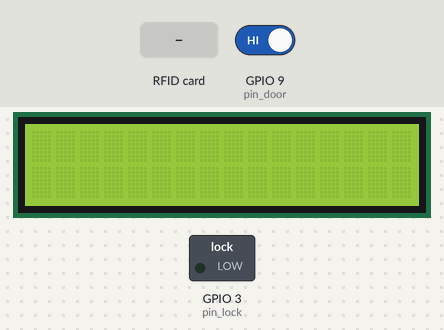
A sketch run on a simulated ESP32. Parts: 16×2 character LCD, switched loads named in the sketch (green lamp = pin HIGH). The test bench sets the inputs (shaded band); at power-on: GPIO 9 (pin_door) HIGH. What the sketch prints to the serial monitor is not drawn.

Above: at 1.2 s.
1.3 s: RFID card 5E 7A 19 C4 held to the reader
At 3.3 s:
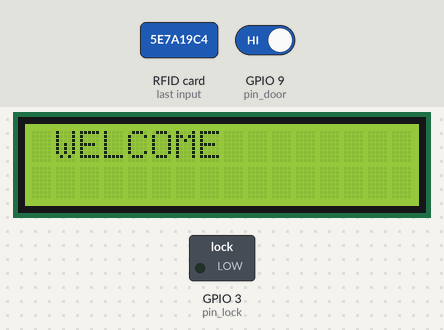
4.2 s: GPIO 9 (pin_door) driven LOW
At 6.0 s:
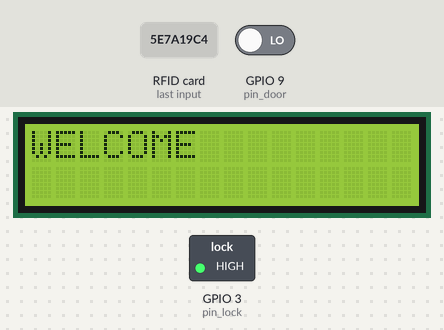
6.7 s: GPIO 9 (pin_door) driven HIGH
At 8.3 s:
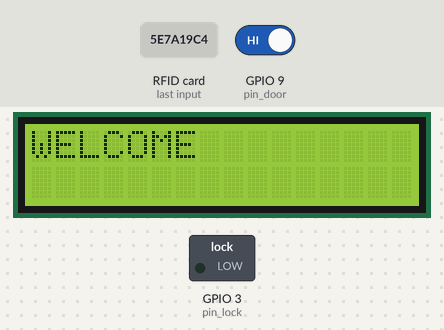
Timing chart, 0 to 9.8 s (numbered marks = the images above; inputs shaded):
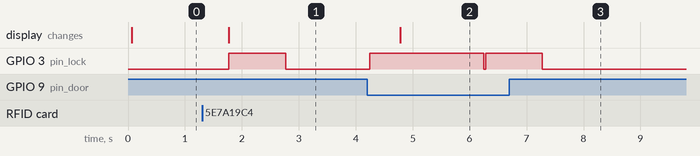

The sketch:

ble-door.ino
```cpp
#include <LiquidCrystal_I2C.h>
#include <SPI.h>
#include <MFRC522.h>


int pin_rfid_rst = 10;
int pin_rfid_ss = 2;
int pin_lock = 3;
int pin_door = 9;
int pin_lcd_clk = 8;
int pin_lcd_sda = 7;
LiquidCrystal_I2C lcd(0x27, 16, 2);

TaskHandle_t door_task_handle;
QueueHandle_t display_message_queue;


char *open_door_message_success = "WELCOME";
char *open_door_message_failed = "ACCESS DENIED";

void setup() {
  // put your setup code here, to run once:
  Serial.begin(115200);


  display_message_queue = xQueueCreate(10, sizeof(char *));

  xTaskCreate(taskDoorHandle, "Button open door", 1024, NULL, 1, NULL);
  xTaskCreate(taskOpenDoor, "Door open", 1024, NULL, 1, &door_task_handle);
  xTaskCreate(taskDisplay, "Display", 1024, NULL, 1, NULL);
  xTaskCreate(taskRead, "Read RFID", 4096, NULL, 1, NULL);
}
void loop() {}


void taskRead(void *p) {
  SPI.begin();                                 // Init SPI bus
  MFRC522 mfrc522(pin_rfid_ss, pin_rfid_rst);  // Create MFRC522 instance

  while (1) {
    vTaskDelay(500 / portTICK_PERIOD_MS);

    mfrc522.PCD_Init();  // Init MFRC522 card

    MFRC522::MIFARE_Key key;
    for (byte i = 0; i < 6; i++) key.keyByte[i] = 0xFF;

    if (mfrc522.PICC_IsNewCardPresent() && mfrc522.PICC_ReadCardSerial()) {
      for (int i = 0; i < mfrc522.uid.size; i++) {
        Serial.print(mfrc522.uid.uidByte[i]);
        Serial.print(", ");
      }
      Serial.println();
      xTaskResumeFromISR(door_task_handle);
      xQueueSend(display_message_queue, &open_door_message_success, 1);
      mfrc522.PICC_HaltA();
      mfrc522.PCD_StopCrypto1();
    } else {
      Serial.println("failed to read");
    }
  }
}


void taskDisplay(void *p) {
  Wire.begin(pin_lcd_sda, pin_lcd_clk);
  lcd.init();
  lcd.backlight();
  lcd.setCursor(1, 0);
  char *str;
  for (;;) {
    if (xQueueReceive(display_message_queue, &str, 1) == pdPASS) {
      lcd.print(str);
      vTaskDelay(3000 / portTICK_PERIOD_MS);
      lcd.clear();
    }
  }
}
void taskOpenDoor(void *p) {
  int pin = pin_lock;
  pinMode(pin, OUTPUT);
  digitalWrite(pin, 0);
  for (;;) {
    vTaskSuspend(NULL);
    digitalWrite(pin, 1);
    vTaskDelay(1000 / portTICK_PERIOD_MS);
    digitalWrite(pin, 0);
  }
}

void taskDoorHandle(void *p) {
  int pin = pin_door;

  pinMode(pin, INPUT_PULLUP);
  for (;;) {
    if (digitalRead(pin) == 0) {
      vTaskResume(door_task_handle);
      xQueueSend(display_message_queue, &open_door_message_success, 1);
    }
    vTaskDelay(100 / portTICK_PERIOD_MS);
  }
}
```

Measured:
- after the input at 1.3 s, GPIO 3 (pin_lock): LOW → HIGH after 0.47 s, → LOW 1.0 s later; the display: changes after 0.47 s (image 1)
- after the input at 4.2 s, GPIO 3 (pin_lock): LOW → HIGH at once, → LOW 2.0 s later, → HIGH 0.04 s later; the display: changes after 0.58 s (image 2)
- after the input at 6.7 s, GPIO 3 (pin_lock): goes on until 7.3 s, then stays LOW
